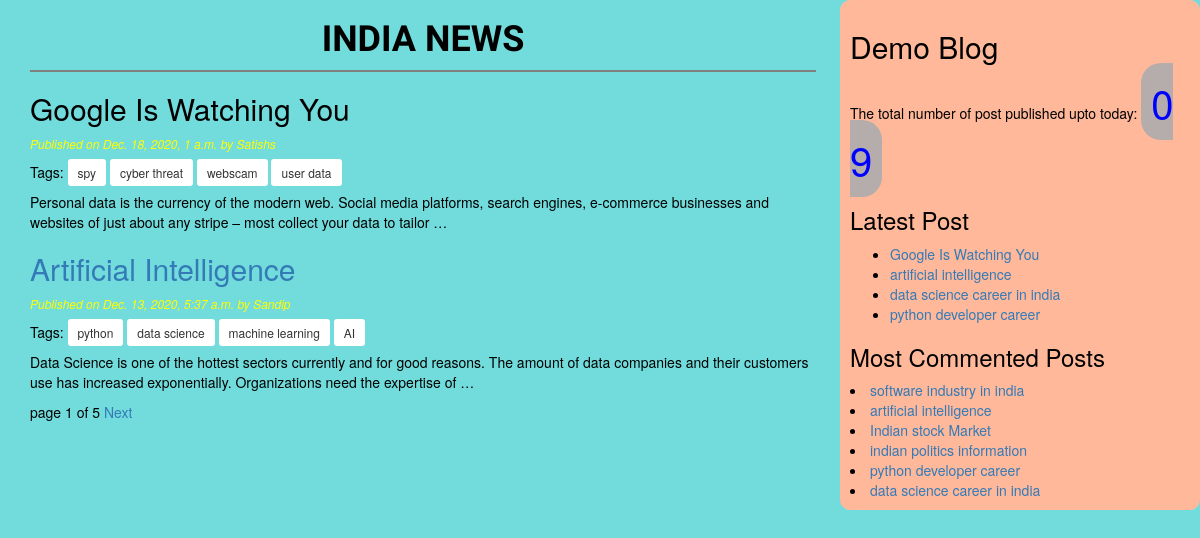
The page / on the database its author committed.
### blog/models.py (models this page shows, shortened)
class Post(models.Model):
    STATUS_CHOICES=(('draft','Draft'),('published','Published'))
    title=models.CharField(max_length=256)
    slug=models.SlugField(max_length=256,unique_for_date='publish')
    author=models.ForeignKey(User,on_delete=models.CASCADE,related_name='blog_posts')
    body=models.TextField()
    publish=models.DateTimeField(default=timezone.now)
    created=models.DateTimeField(auto_now_add=True)
    updated=models.DateTimeField(auto_now=True)
    status=models.CharField(max_length=10,choices=STATUS_CHOICES,default='draft')
    objects=CustomManager()
    tags=TaggableManager()
    class Meta:
        ordering=('-publish',)
    def get_absolute_url(self):
        return reverse('post_detail',
                            args=[self.publish.year,
                            self.publish.strftime('%m'),
                            self.publish.strftime('%d'),
                            self.slug])

### blog/views.py (the view)
# urls.py: path('', views.post_list_view),
def post_list_view(request, tag_slug=None):
    post_list=Post.objects.all()
    tag=None
    if tag_slug:
        tag=get_object_or_404(Tag,slug=tag_slug)
        post_list=post_list.filter(tags__in=[tag])
    paginator=Paginator(post_list,2)
    page_number=request.GET.get('page')
    try:
        post_list=paginator.page(page_number)
    except PageNotAnInteger:
        post_list=paginator.page(1)
    except EmptyPage:
        post_list=paginator.page(paginator.num_pages)
    return render(request,'blog/post_list.html',{'post_list':post_list,'tag':tag})

### blog/models.py (called while the page is built)
    def get_queryset(self):
        return super().get_queryset().filter(status='published')

### blog/templatetags/blog_tags.py (called while the page is built)
@register.simple_tag
def total_posts():
    return Post.objects.count()

@register.inclusion_tag('blog/latest_post123.html')
def show_latest_post(count=3):
    lastest_posts=Post.objects.order_by('-publish')[0:count]
    return {'lastest_posts':lastest_posts}

@register.simple_tag
def get_most_commented_posts(count=5):
    return Post.objects.annotate(total_comments=Count('comments')).order_by('-total_comments')[:count]

### templates/blog/post_list.html (shortened to what this page needs)
<!DOCTYPE html>
{% extends 'blog/base.html' %}
 {% block body %}
<h1>INDIA NEWS</h1>
 {% for post in post_list %}
 <a href="{{post.get_absolute_url}}"><h2>{{post.title|title}}</h2></a>
 <p id=date>Published on {{post.publish}} by {{post.author|title}} </p>
 <p>Tags:
   {%for tag in post.tags.all %}
     <a href="{%url 'post_list_view_by_tag' tag.slug %}" class='"btn btn-default btn-sm active">'>{{tag.name}}</a>
     {%endfor%}
</p>
 {{post.body|linebreaks|truncatewords:30}}
 {%endfor%}
 {% include 'blog/paginator.html' with page=post_list %}
 {% endblock %}

### templates/blog/base.html (shortened to what this page needs)
<!DOCTYPE html>
{% load static %}
{% load blog_tags %}
<html lang="en" dir="ltr">
  <head>
    <link rel="stylesheet" href="https://stackpath.bootstrapcdn.com/bootstrap/3.4.1/css/bootstrap.min.css">
    <link rel="stylesheet" href="{% static "css/blog.css" %}">
  </head>
  <body>
    <div class="content">
      {% block body %}{% endblock %}
    </div>
    <div class="sidebar">
      <h2>Demo Blog</h2>
      <p>The total number of post published upto today: <span  id='pcount'>0 {%total_posts%}</span> </p>
      <h3>Latest Post</h3>{%show_latest_post 4 %}
      <h3>Most Commented Posts</h3>
      {%get_most_commented_posts 6 as most_commented_post %}
      {%for post in most_commented_post%}
      <li><a href="{{post.get_absolute_url}}">{{post.title}}</a></li>
      {%endfor%}
    </div>
  </body>
</html>

### templates/blog/paginator.html (shortened to what this page needs)
<div class="paginator">
<span>
  page {{page.number}} of {{page.paginator.num_pages}}
</span>
<span>
  {% if page.has_next%}
  <a href="?page={{page.next_page_number}}">Next</a>
  {% endif %}
</span>
</div>

### templates/blog/latest_post123.html
<ul>
  {%for post in lastest_posts%}
  <li><a href="{{post.get_absolute_url}}">{{post.title}}</a></li>
  {%endfor%}
</ul>

### static/css/blog.css (style rules this page uses)
.content { width:68%; float: left; padding:0 0 0 30px; }
.sidebar { width:30%; float:right; padding:10px; background:#FFB899; border-radius: 10px; }
body { background:#72DBDB; color:black; }
#date { color:yellow; font-style:italic; font-size:12px; }
h1 { text-align:center; border-bottom: 2px solid grey; font-weight:bold; color:black; padding:0 0 10px 0; font-family: 'Texturina', serif; }
h2 { color:black; }
#pcount { font-size:40px; color: blue; border: 2px solid inherit; border-radius: 20px; background-color:#b5acac; padding:10px; }

### rows shown on the page
Post: title "Google Is Watching You", publish "Dec. 18, 2020, 1 a.m.", author "Satishs", body "Personal data is the currency of the modern web. Social media platforms, search engines, e-commerce businesses and websites of just about any stripe – most collect your data to tailor …"
Tag: name "spy"
Tag: name "cyber threat"
Tag: name "webscam"
Tag: name "user data"
Post: publish "Dec. 13, 2020, 5:37 a.m.", author "Sandip", body "Data Science is one of the hottest sectors currently and for good reasons. The amount of data companies and their customers use has increased exponentially. Organizations need the expertise of …", title "artificial intelligence"
Tag: name "python"
Tag: name "data science"
Tag: name "machine learning"
Tag: name "AI"
Post: title "data science career in india"
Post: title "python developer career"
Post: title "software industry in india"
Post: title "Indian stock Market"
Post: title "indian politics information"

### other values the page prints
{{ page.number }} "1"
{{ page.paginator.num_pages }} "5"
